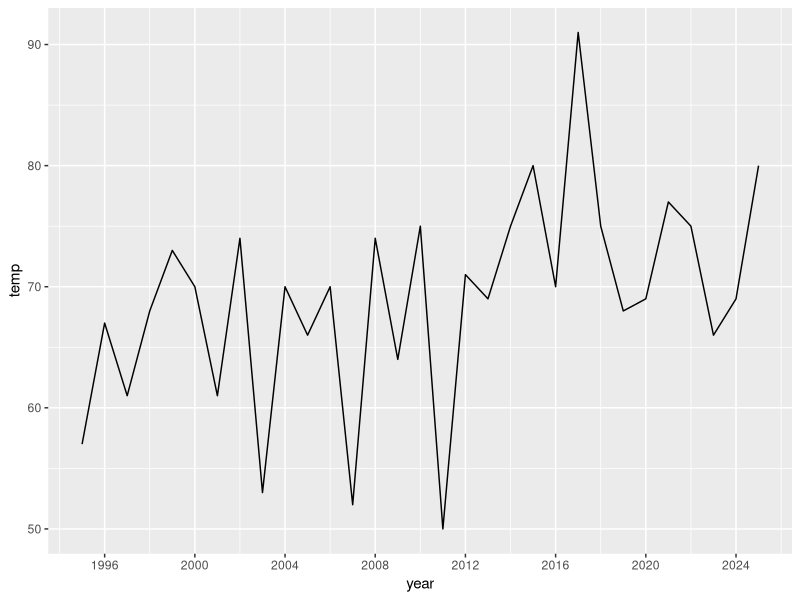

Write R code to recreate this figure. (Note: this script raises an error after producing the figure.)
## ---- chunk 1
library(tidyverse)

temp <- c(80, 69, 66, 75, 77, 69, 68, 75, 91, 70, 80, 75, 69, 71, 50, 75, 64, 74, 52, 70, 66, 70, 53, 74, 61, 70, 73, 68, 61, 67, 57)


(x <- tibble(temp = rev(temp), year = 1995:2025))
## ---- chunk 2
x %>%
  ggplot(aes(year, temp)) +
  geom_line() +
  scale_x_continuous(breaks = seq(1996, 2025, 4))
## ---- chunk 3
x %>%
  ggplot(aes(year, temp)) +
  geom_line() +
  geom_smooth(stat = "lm") +
  scale_x_continuous(breaks = seq(1996, 2025, 4))
## ---- chunk 4
?geom_smooth
## ---- chunk 5
x %>%
  ggplot(aes(year, temp)) +
  geom_line() +
  geom_smooth(method = "lm") +
  scale_x_continuous(breaks = seq(1996, 2025, 4))
## ---- chunk 6
x %>%
  mutate(
    lag0 = temp,
    lag1 = lag(temp),
    lag2 = lag(temp, 2),
    lead1 = lead(temp),
    lead2 = lead(temp, 2)
  ) %>%
  na.omit() %>%
  nest(matches("lag|lead")) %>%
  transmute(temp, year, ma_5 = map_dbl(data, rowMeans)) %>%
  group_by(year) %>%
  gather("series", "value", -year) %>%
  ggplot(aes(year, value, color = series)) +
  geom_line() +
  scale_x_continuous(breaks = seq(1996, 2025, 4))
## ---- chunk 7

set.seed(08182026)

innovations <- rnorm(
  n = length(1995:2025),
  mean = 0,
  sd = sd(x$temp)
)

temp <- mean(x$temp) + cumsum(innovations)

(y <- tibble(year = 1995:2025, temp = temp))

## ---- chunk 8
y %>%
  mutate(
    lag0 = temp,
    lag1 = lag(temp),
    lag2 = lag(temp, 2),
    lead1 = lead(temp),
    lead2 = lead(temp, 2)
  ) %>%
  na.omit() %>%
  nest(matches("lag|lead")) %>%
  transmute(temp, year, ma_5 = map_dbl(data, rowMeans)) %>%
  group_by(year) %>%
  gather("series", "value", -year) %>%
  ggplot(aes(year, value, color = series)) +
  geom_line() +
  scale_x_continuous(breaks = seq(1996, 2025, 4))
